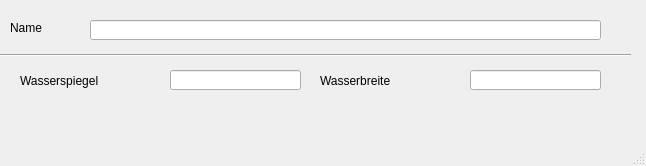
<?xml version="1.0" encoding="UTF-8"?>
<ui version="4.0">
 <class>MainWindow</class>
 <widget class="QMainWindow" name="MainWindow">
  <property name="geometry">
   <rect>
    <x>0</x>
    <y>0</y>
    <width>646</width>
    <height>166</height>
   </rect>
  </property>
  <property name="windowTitle">
   <string>MainWindow</string>
  </property>
  <widget class="QWidget" name="centralwidget">
   <widget class="QLabel" name="label">
    <property name="geometry">
     <rect>
      <x>10</x>
      <y>20</y>
      <width>46</width>
      <height>16</height>
     </rect>
    </property>
    <property name="text">
     <string>Name</string>
    </property>
   </widget>
   <widget class="QLabel" name="label_20">
    <property name="geometry">
     <rect>
      <x>20</x>
      <y>70</y>
      <width>121</width>
      <height>21</height>
     </rect>
    </property>
    <property name="text">
     <string>Wasserspiegel</string>
    </property>
   </widget>
   <widget class="Line" name="line">
    <property name="geometry">
     <rect>
      <x>0</x>
      <y>40</y>
      <width>631</width>
      <height>31</height>
     </rect>
    </property>
    <property name="orientation">
     <enum>Qt::Horizontal</enum>
    </property>
   </widget>
   <widget class="QLineEdit" name="profilnam">
    <property name="geometry">
     <rect>
      <x>90</x>
      <y>20</y>
      <width>511</width>
      <height>20</height>
     </rect>
    </property>
   </widget>
   <widget class="QLineEdit" name="wspiegel">
    <property name="geometry">
     <rect>
      <x>170</x>
      <y>70</y>
      <width>131</width>
      <height>20</height>
     </rect>
    </property>
   </widget>
   <widget class="QLabel" name="label_21">
    <property name="geometry">
     <rect>
      <x>320</x>
      <y>70</y>
      <width>121</width>
      <height>21</height>
     </rect>
    </property>
    <property name="text">
     <string>Wasserbreite</string>
    </property>
   </widget>
   <widget class="QLineEdit" name="wbreite">
    <property name="geometry">
     <rect>
      <x>470</x>
      <y>70</y>
      <width>131</width>
      <height>20</height>
     </rect>
    </property>
   </widget>
  </widget>
  <widget class="QMenuBar" name="menubar">
   <property name="geometry">
    <rect>
     <x>0</x>
     <y>0</y>
     <width>646</width>
     <height>21</height>
    </rect>
   </property>
  </widget>
  <widget class="QStatusBar" name="statusbar"/>
 </widget>
 <resources/>
 <connections/>
</ui>
